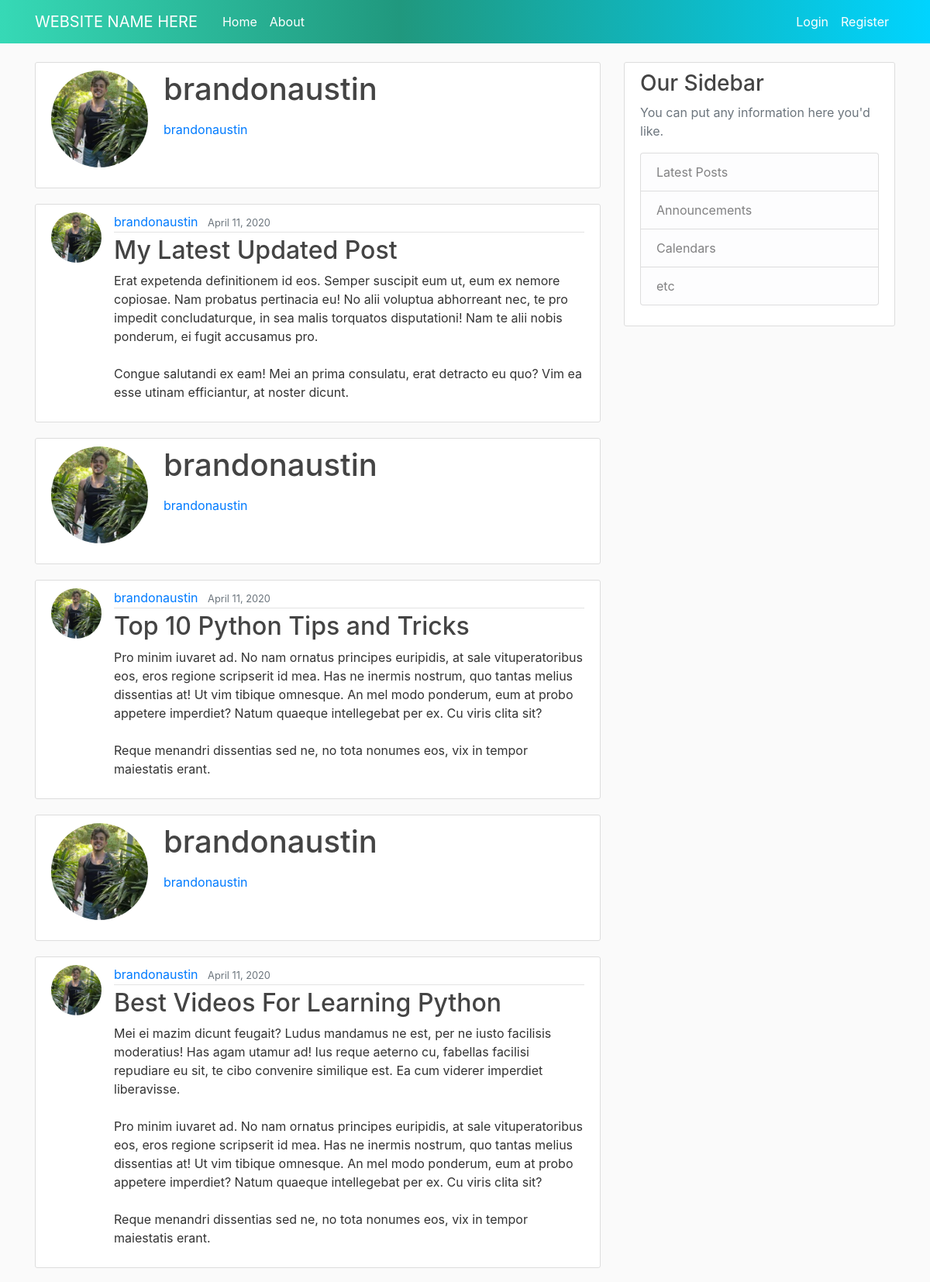
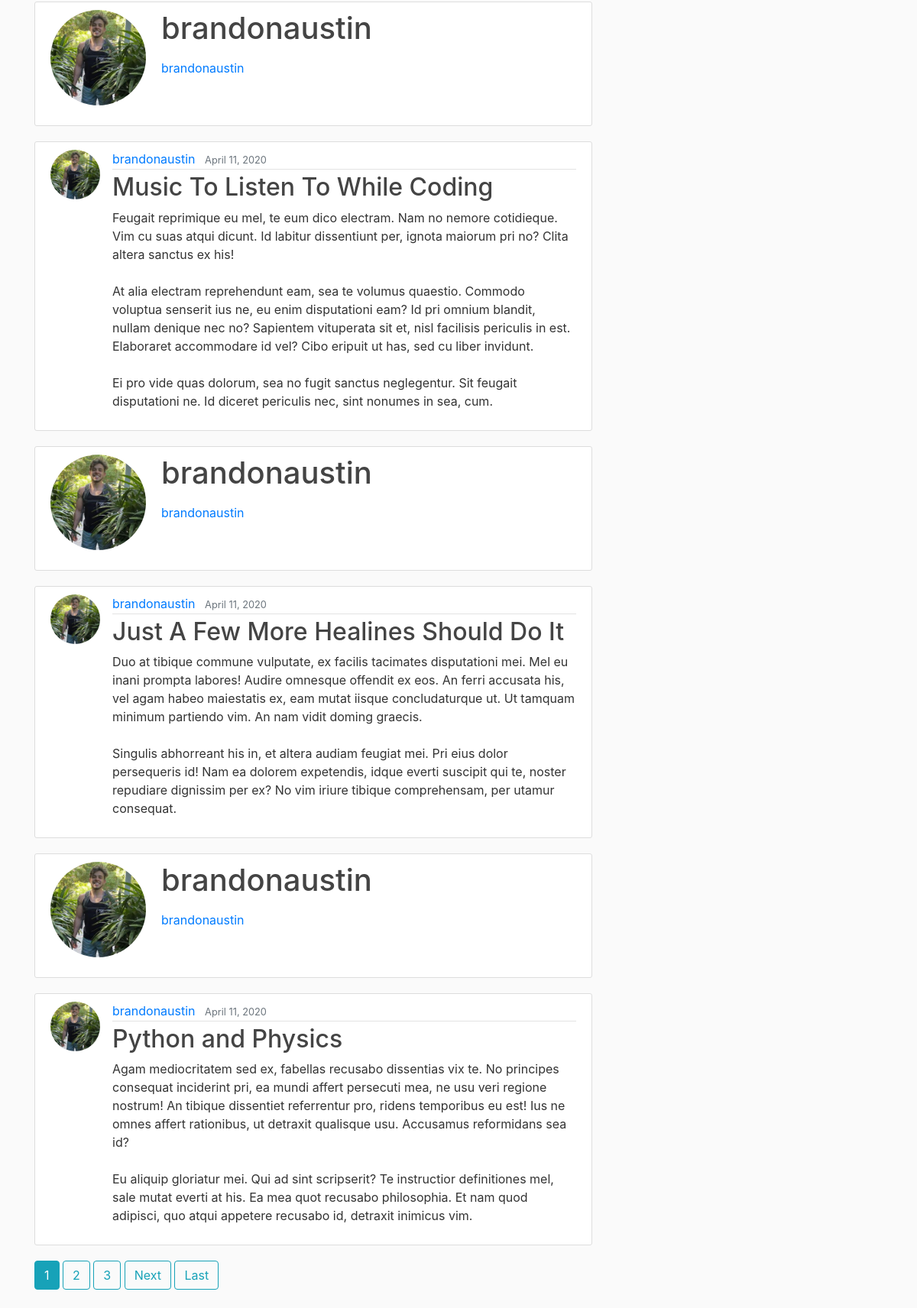
Page /user/brandonaustin on the committed database (2 pictures, top to bottom).
### blog/models.py (models this page shows, shortened)
class Post(models.Model):
    title = models.CharField(max_length=100)
    content = models.TextField()
    date_posted = models.DateTimeField(default=timezone.now)
    author = models.ForeignKey(User, on_delete=models.CASCADE)

### users/models.py (models this page shows, shortened)
class Profile(models.Model):
    user = models.OneToOneField(User, on_delete=models.CASCADE)
    image = models.ImageField(default="default.jpg", upload_to="profile_pics")

### blog/views.py (the view)
# urls.py: path("user/<str:username>", UserPostListView.as_view(), name="user-posts"),
class UserPostListView(ListView):
    model = Post
    template_name = "blog/user_posts.html"
    context_object_name = "posts"
    paginate_by = 6
    def get_queryset(self):
        user = get_object_or_404(User, username=self.kwargs.get("username"))
        return Post.objects.filter(author=user).order_by("-date_posted")

### blog/templates/blog/user_posts.html (shortened to what this page needs)
{% extends "blog/base.html" %}
{% block content %}
{% for post in posts %}
<div class="content-section">
    <div class="media">
        <img class="rounded-circle account-img" src="{{ post.author.profile.image.url }}">
        <div class="media-body">
            <h2 class="account-heading">{{ view.kwargs.username }}</h2>
            <a class="mr-2" href="{% url 'user-posts' post.author.username %}">{{ post.author }}</a>
        </div>
    </div>
</div>
<article class="media content-section">
    <img class="rounded-circle article-img" src="{{ post.author.profile.image.url }}">
    <div class="media-body">
        <div class="article-metadata">
            <a class="mr-2" href="{% url 'user-posts' post.author.username %}">{{ post.author }}</a>
            <small class="text-muted">{{ post.date_posted|date:"F d, Y" }}</small>
        </div>
        <h2><a class="article-title" href="{% url 'post-detail' post.id %}">{{ post.title }}</a></h2>
        <p class="article-content">{{ post.content }}</p>
    </div>
</article>
{% endfor %}
{% if is_paginated %}
{% for num in page_obj.paginator.page_range %}
{% if page_obj.number == num %}
<a class="btn btn-info mb-4" href="?page={{ num }}">{{ num }}</a>
{% elif num > page_obj.number|add:'-3' and num < page_obj.number|add:'3' %}
<a class="btn btn-outline-info mb-4" href="?page={{ num }}">{{ num }}</a>
{% endif %}
{% endfor %}
{% if page_obj.has_next %}
<a class="btn btn-outline-info mb-4" href="?page={{ page_obj.next_page_number }}">Next</a>
<a class="btn btn-outline-info mb-4" href="?page={{ page_obj.paginator.num_pages }}">Last</a>
{% endif %}
{% endif %}
{% endblock content %}

### blog/static/blog/main.css (style rules this page uses)
body { background: #fafafa; color: #333333; margin-top: 5rem; }
h1, h2, h3, h4, h5, h6 { color: #444444; }
.content-section { background: #ffffff; padding: 10px 20px; border: 1px solid #dddddd; border-radius: 3px; margin-bottom: 20px; }
.article-title { color: #444444; }
.article-content { white-space: pre-line; }
.article-img { height: 65px; width: 65px; margin-right: 16px; }
.article-metadata { padding-bottom: 1px; margin-bottom: 4px; border-bottom: 1px solid #e3e3e3 }
.account-img { height: 125px; width: 125px; margin-right: 20px; margin-bottom: 16px; }
.account-heading { font-size: 2.5rem; }

### rows in the picture
Post: author.profile.image (picture), kwargs.username "brandonaustin", author "brandonaustin", date_posted "April 11, 2020", title "My Latest Updated Post", content "Erat expetenda definitionem id eos. Semper suscipit eum ut, eum ex nemore copiosae. Nam probatus pertinacia eu! No alii voluptua abhorreant nec, te pro impedit concludaturque, in sea malis torquatos disputationi! Nam te alii nobis ponderum, ei fugit accusamus pro. Congue salutandi ex eam! Mei an prima consulatu, erat detracto eu quo? Vim ea esse utinam efficiantur, at noster dicunt."
Post: author.profile.image (picture), kwargs.username "brandonaustin", author "brandonaustin", date_posted "April 11, 2020", title "Top 10 Python Tips and Tricks", content "Pro minim iuvaret ad. No nam ornatus principes euripidis, at sale vituperatoribus eos, eros regione scripserit id mea. Has ne inermis nostrum, quo tantas melius dissentias at! Ut vim tibique omnesque. An mel modo ponderum, eum at probo appetere imperdiet? Natum quaeque intellegebat per ex. Cu viris clita sit? Reque menandri dissentias sed ne, no tota nonumes eos, vix in tempor maiestatis erant."
Post: author.profile.image (picture), kwargs.username "brandonaustin", author "brandonaustin", date_posted "April 11, 2020", title "Best Videos For Learning Python", content "Mei ei mazim dicunt feugait? Ludus mandamus ne est, per ne iusto facilisis moderatius! Has agam utamur ad! Ius reque aeterno cu, fabellas facilisi repudiare eu sit, te cibo convenire similique est. Ea cum viderer imperdiet liberavisse. Pro minim iuvaret ad. No nam ornatus principes euripidis, at sale vituperatoribus eos, eros regione scripserit id mea. Has ne inermis nostrum, quo tantas melius dissentias at! Ut vim tibique omnesque. An mel modo ponderum, eum at probo appetere imperdiet? Natum quaeque intellegebat per ex. Cu viris clita sit? Reque menandri dissentias sed ne, no tota nonumes eos, vix in tempor maiestatis erant."
Post: author.profile.image (picture), kwargs.username "brandonaustin", author "brandonaustin", date_posted "April 11, 2020", title "Music To Listen To While Coding", content "Feugait reprimique eu mel, te eum dico electram. Nam no nemore cotidieque. Vim cu suas atqui dicunt. Id labitur dissentiunt per, ignota maiorum pri no? Clita altera sanctus ex his! At alia electram reprehendunt eam, sea te volumus quaestio. Commodo voluptua senserit ius ne, eu enim disputationi eam? Id pri omnium blandit, nullam denique nec no? Sapientem vituperata sit et, nisl facilisis periculis in est. Elaboraret accommodare id vel? Cibo eripuit ut has, sed cu liber invidunt. Ei pro vide quas dolorum, sea no fugit sanctus neglegentur. Sit feugait disputationi ne. Id diceret periculis nec, sint nonumes in sea, cum."
Post: author.profile.image (picture), kwargs.username "brandonaustin", author "brandonaustin", date_posted "April 11, 2020", title "Just A Few More Healines Should Do It", content "Duo at tibique commune vulputate, ex facilis tacimates disputationi mei. Mel eu inani prompta labores! Audire omnesque offendit ex eos. An ferri accusata his, vel agam habeo maiestatis ex, eam mutat iisque concludaturque ut. Ut tamquam minimum partiendo vim. An nam vidit doming graecis. Singulis abhorreant his in, et altera audiam feugiat mei. Pri eius dolor persequeris id! Nam ea dolorem expetendis, idque everti suscipit qui te, noster repudiare dignissim per ex? No vim iriure tibique comprehensam, per utamur consequat."
Post: author.profile.image (picture), kwargs.username "brandonaustin", author "brandonaustin", date_posted "April 11, 2020", title "Python and Physics", content "Agam mediocritatem sed ex, fabellas recusabo dissentias vix te. No principes consequat inciderint pri, ea mundi affert persecuti mea, ne usu veri regione nostrum! An tibique dissentiet referrentur pro, ridens temporibus eu est! Ius ne omnes affert rationibus, ut detraxit qualisque usu. Accusamus reformidans sea id? Eu aliquip gloriatur mei. Qui ad sint scripserit? Te instructior definitiones mel, sale mutat everti at his. Ea mea quot recusabo philosophia. Et nam quod adipisci, quo atqui appetere recusabo id, detraxit inimicus vim."

### other values in the picture
{{ num }} "1"
{{ num }} "2" "3"
